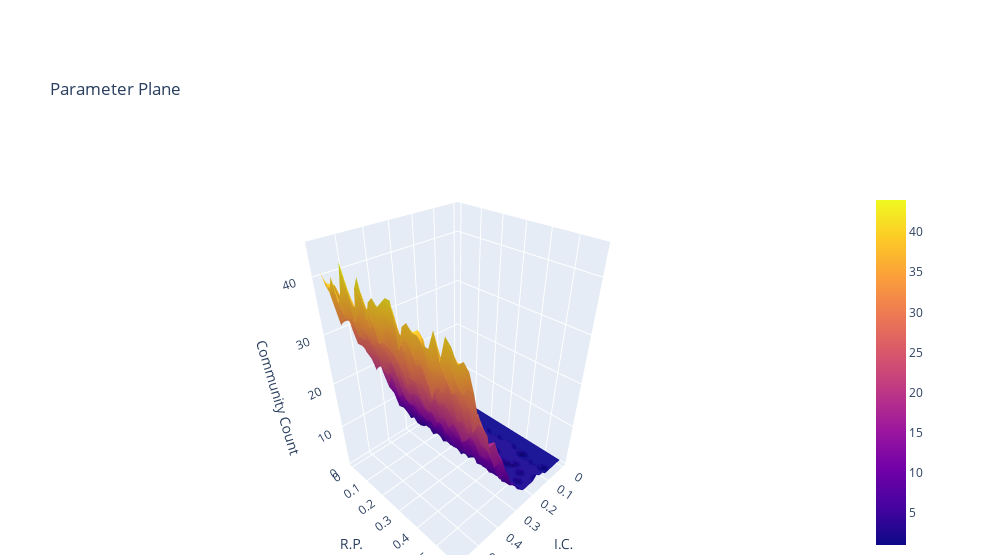

The notebook cell saved with this chart:
### Code cell
fig = go.Figure(data=[go.Surface(z=parameter_plane)])

fig.update_layout(title='Parameter Plane', autosize=False, scene = dict(xaxis = dict(ticktext=['0','0.1','0.2','0.3','0.4','0.5','0.6','0.7','0.8','0.9','1'],tickvals= [i*5 for i in range(11)]),
                     yaxis = dict(ticktext=['0','0.1','0.2','0.3','0.4','0.5','0.6','0.7','0.8','0.9','1'],tickvals= [i*5 for i in range(11)]),
                    xaxis_title='I.C.',
                    yaxis_title='R.P.',
                    zaxis_title='Community Count'), width=1000, margin=dict(l=65, r=150, b=5, t=190))

py.iplot(fig, filename='parameter_plane')

fig.show()

### Figure 1 — Plotly figure (JSON) as saved in the notebook; plotly's stock layout.template omitted (floating-point values rounded to 4 significant figures; data arrays with more than 128 entries replaced by an {"elided": "..."} marker saying what was removed)
{"data": [{"type": "surface", "z": {"elided": "30x30 int values"}}], "layout": {"autosize": false, "margin": {"b": 5, "l": 65, "r": 150, "t": 190}, "scene": {"xaxis": {"ticktext": ["0", "0.1", "0.2", "0.3", "0.4", "0.5", "0.6", "0.7", "0.8", "0.9", "1"], "tickvals": [0, 5, 10, 15, 20, 25, 30, 35, 40, 45, 50], "title": {"text": "I.C."}}, "yaxis": {"ticktext": ["0", "0.1", "0.2", "0.3", "0.4", "0.5", "0.6", "0.7", "0.8", "0.9", "1"], "tickvals": [0, 5, 10, 15, 20, 25, 30, 35, 40, 45, 50], "title": {"text": "R.P."}}, "zaxis": {"title": {"text": "Community Count"}}}, "title": {"text": "Parameter Plane"}, "width": 1000}}
